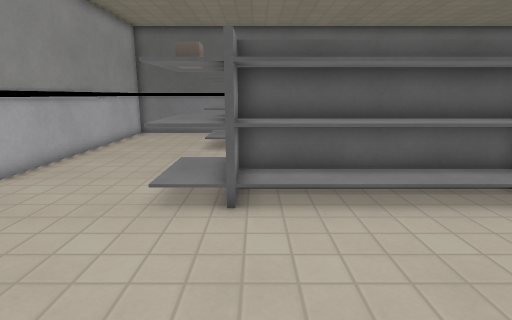
view 1 (above)

17 first-person views from a walk through a Godot game level. The camera is 1.3 m above the floor, tilts 12° down and sees 80° across. The floor is counted in squares, 0.5 m on a side. Each view is taken from the middle of a square. On the plan, view 1 faces up. The plan holds only what a view shows up to about 20 squares ahead; the rest is blank. Surface patterns are stand-ins for the level's own textures.

view 2
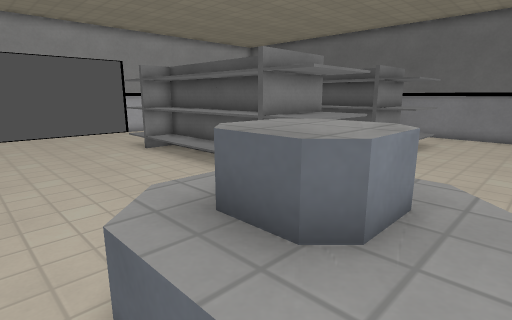

view 3
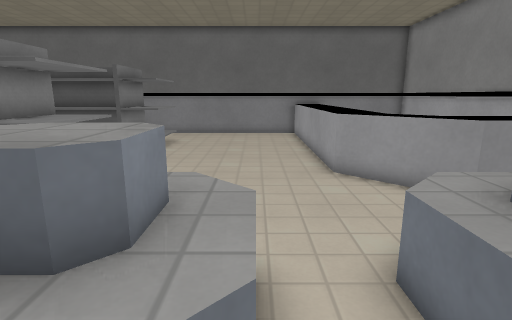

view 4
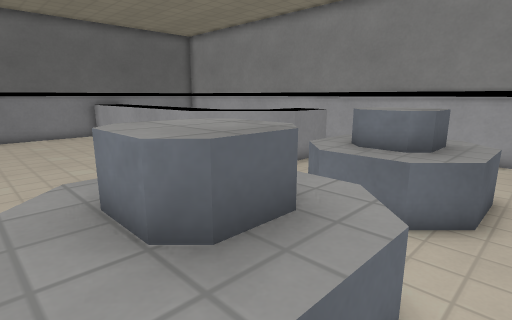

view 5
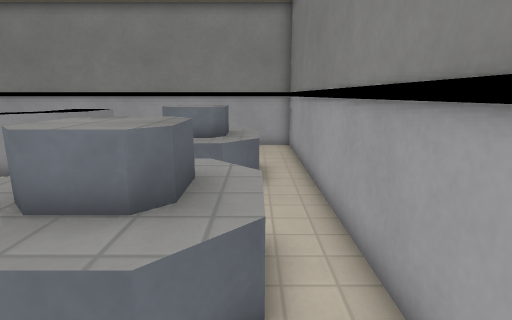

view 6
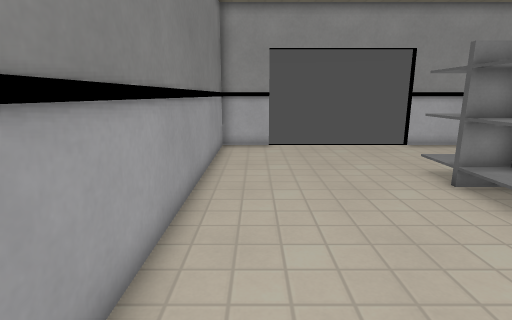

view 7
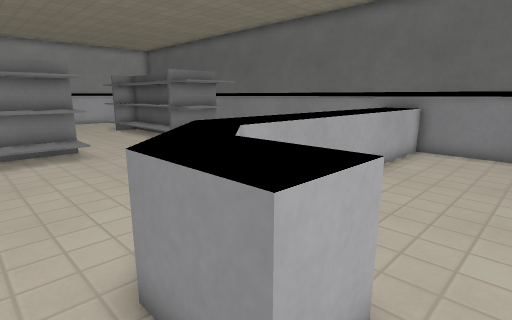

view 8
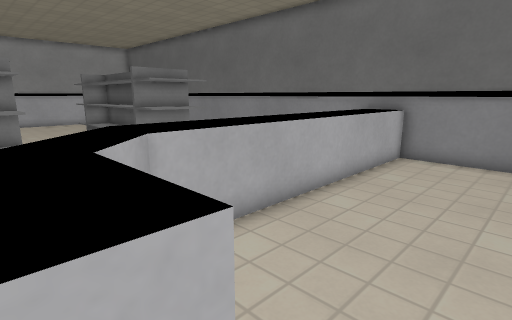

view 9
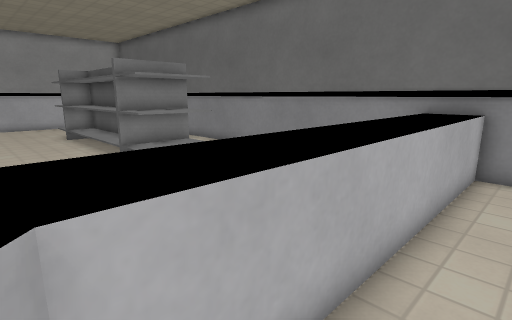

view 10
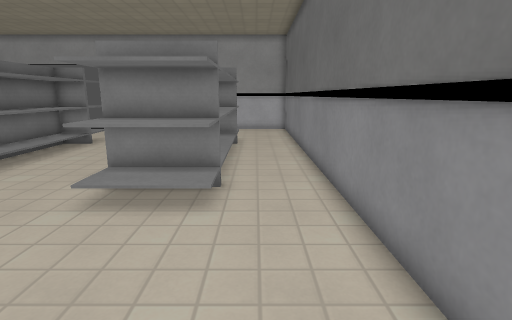

view 11
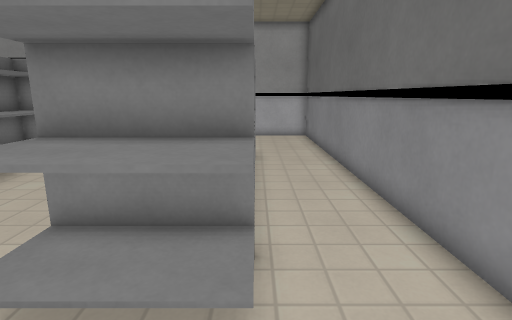

view 12
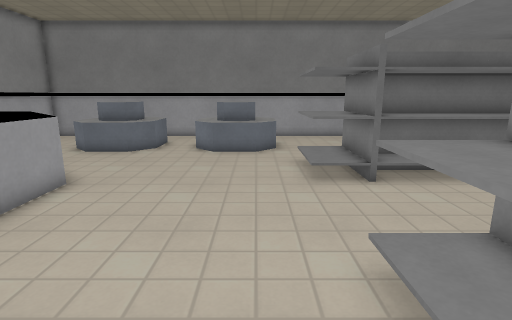

view 13
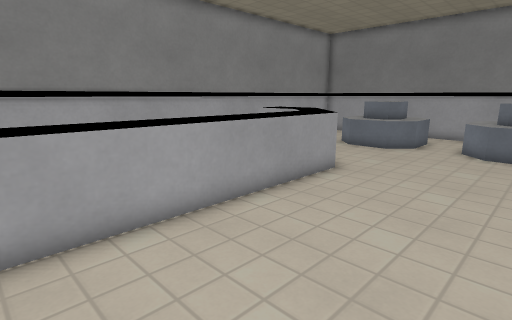

view 14
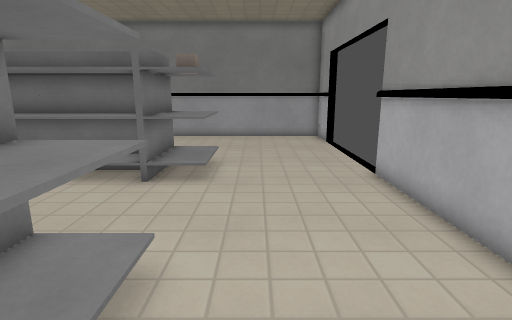

view 15
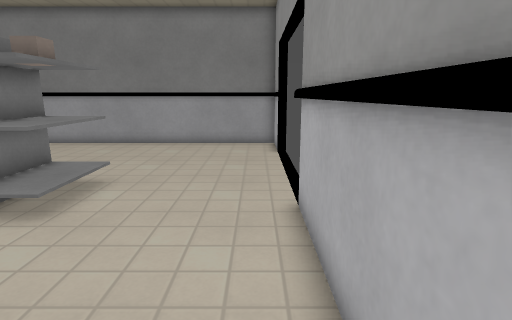

view 16
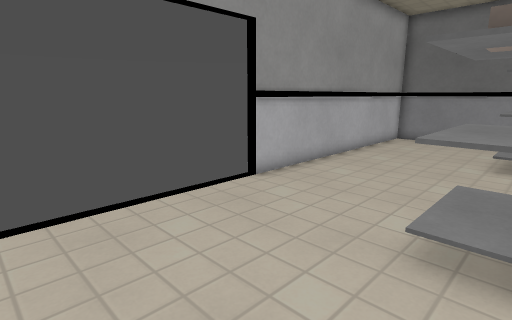

view 17
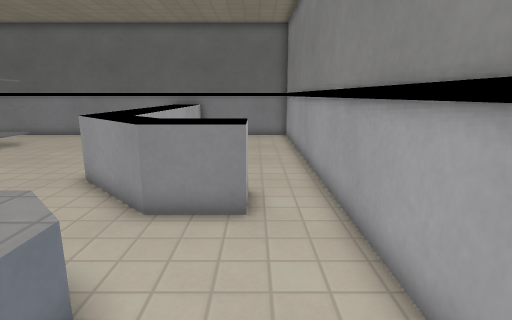

### Floor plan
Key: @ floor where view 1 was taken; # wall or solid block; x gap in a wall; . floor; ^ raised ledge; T thing the floor can be seen under or through.
Columns run from 8 left of view 1 to 24 right of it. Each row starts with its distance up from view 1.
 21 #########################^^######
 20 #........................^^.....#
 19 #........................^^.....#
 18 #.....^^^^^^^^^^^^.......^^.....#
 17 #.....^^       ^ ^.......^^.....#
 16 #.....^^^^^^^^^^ ^.......^^.....#
 15 #.....^^^^^^^^^^^^.......^^.....#
 14 #........................^^.....#
 13 #........................^^.....#
 12 #........................^^.....#
 11 #........................^^.....#
 10 #.....T^^^^^^^^^^^.......^^.....#
  9 x.... T^       ^ ^........^^^^^.#
  8 ..... T^^^^^^^^^ ^.........^^^^.#
  7 .....TT^^^^^^^^^^^..............#
  6 ...............  ...............#
  5 ...............  ..^^^...^^^....#
  4 ...............  .^^^^^.^^^^^...#
  3 ..................^^^^^.^^^^^.  #
  2  .................^^^^^.^^^^^.. #
  1 #..................^^^...^^^....#
  0 #.......@.......................#
 -1 #################################

Positions as (right, up) in squares from view 1, and headings:
1: (0, 0), facing up
2: (14, 0), facing up-left
3: (14, 0), facing up
4: (10, 0), facing up-right
5: (8, 1), facing right
6: (8, 1), facing left
7: (23, 6), facing up-left
8: (23, 8), facing up-left
9: (20, 10), facing up-left
10: (16, 19), facing left
11: (12, 18), facing left
12: (11, 19), facing down
13: (11, 20), facing down-right
14: (-4, 19), facing down
15: (-7, 16), facing down
16: (-1, 2), facing up-left
17: (22, 1), facing up
